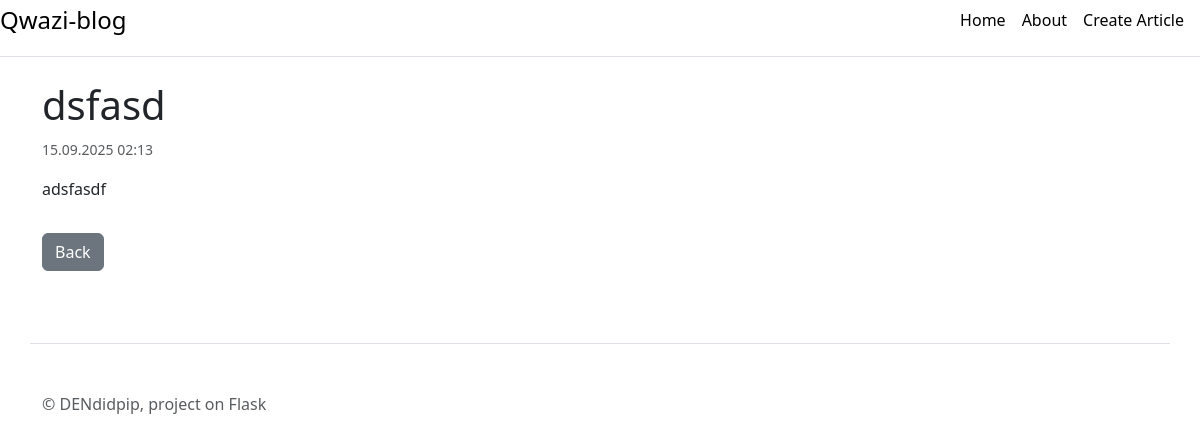
The page /posts/2 on the database its author committed.
### app.py (models this page shows, shortened)
class Article(db.Model):
    id = db.Column(db.Integer, primary_key=True)
    title = db.Column(db.String(50), nullable=False)
    intro = db.Column(db.String(200), nullable=False)
    text = db.Column(db.Text, nullable=False)
    date = db.Column(db.DateTime, default=dt.utcnow)

### app.py (the view)
@app.route('/posts/<int:id>')
def post_detail(id):
    article = Article.query.get_or_404(id)
    return render_template("post_detail.html", article=article)

### templates/post_detail.html (shortened to what this page needs)
{% extends "base.html" %}
{% block content %}
  <h1>{{ article.title }}</h1>
  <p><small class="text-muted">{{ article.date.strftime('%d.%m.%Y %H:%M') }}</small></p>
  <p>{{ article.text }}</p>
  <a href="/home" class="btn btn-secondary mt-3">Back</a>
{% endblock %}

### static/css/main.css (style rules this page uses)
body { background: #f8f9fa; }
h1, h5 { color: #333; }

### rows shown on the page
Article: title "dsfasd", date "15.09.2025 02:13", text "adsfasdf"
